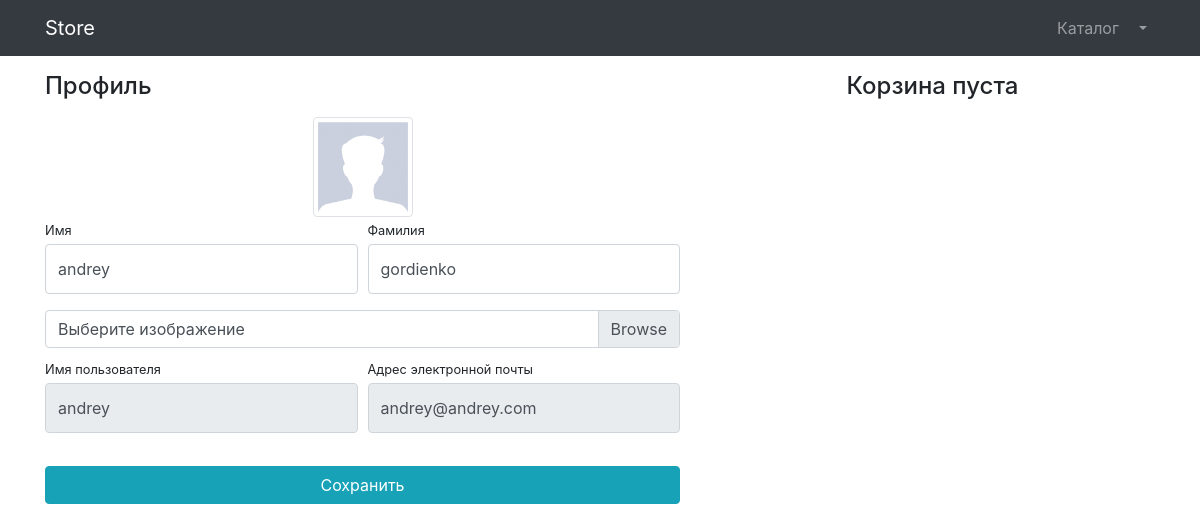
The page /users/profile/ (signed in) on the database as committed earlier.
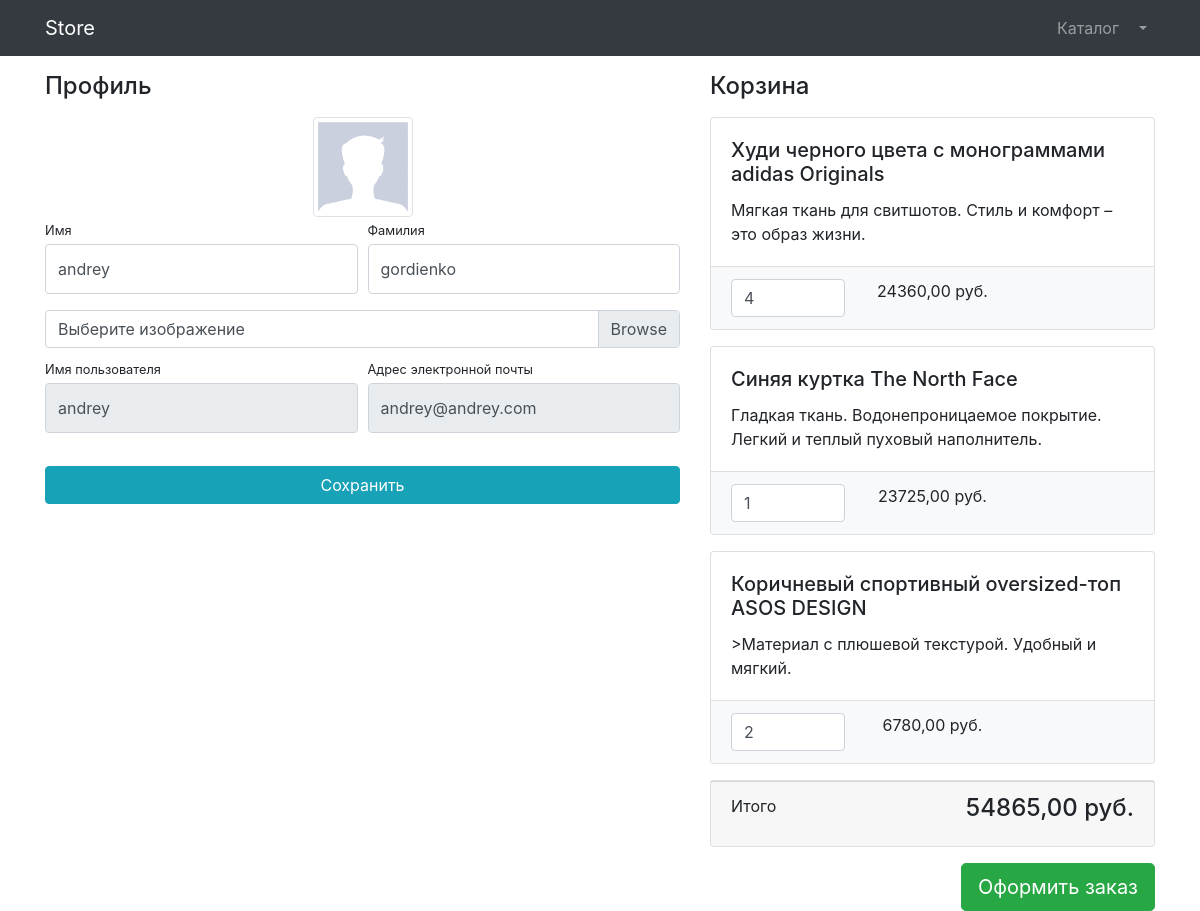
The same page on the database as committed later.
### products/models.py (models this page shows, shortened)
class Basket(models.Model):
    user = models.ForeignKey(to=User, on_delete=models.CASCADE)
    product = models.ForeignKey(to=Product, on_delete=models.CASCADE)
    quantity = models.PositiveIntegerField(default=0)
    created_timestamp = models.DateTimeField(auto_now_add=True)
    def sum(self):
        return self.product.price * self.quantity

class Product(models.Model):
    name = models.CharField(max_length=256)
    description = models.TextField()
    price = models.DecimalField(max_digits=8, decimal_places=2)
    quantity = models.PositiveIntegerField(default=0)
    image = models.ImageField(upload_to='products_images', null=True, blank=True)
    stripe_product_price_id = models.CharField(max_length=128, null=True, blank=True)
    category = models.ForeignKey(to=ProductCategory, on_delete=models.CASCADE)

### users/views.py (the view)
# urls.py: path('profile/', profile, name='profile'),
def profile(request):
    if request.method == 'POST':
        form = UserProfileForm(instance=request.user, data=request.POST, files=request.FILES)
        if form.is_valid():
            form.save()
            return HttpResponseRedirect(reverse('users:profile'))
    else:
        form = UserProfileForm(instance=request.user)
    baskets = Basket.objects.filter(user=request.user)
    total_sum = 0
    total_quantity = 0
    for basket in baskets:
        total_sum = total_sum + basket.sum()
        total_quantity = total_quantity + basket.quantity
    context = {'title': 'Store - Профиль',
               'form':form,
               'baskets': baskets,
               'total_sum': total_sum,
               'total_quantity': total_quantity,
               }
    return render(request, 'users/profile.html', context)

### users/forms.py
class UserProfileForm(UserChangeForm):
    first_name = forms.CharField(widget=forms.TextInput(attrs={'class': 'form-control py-4'}))
    last_name = forms.CharField(widget=forms.TextInput(attrs={'class': 'form-control py-4'}))
    image = forms.ImageField(widget=forms.FileInput(attrs={'class': 'custom-file-input'}), required=False)
    username = forms.CharField(widget=forms.TextInput(attrs={'class': 'form-control py-4', 'readonly': True}))
    email = forms.CharField(widget=forms.TextInput(attrs={'class': 'form-control py-4', 'readonly': True}))
    class Meta:
        model = User
        fields = ('first_name', 'last_name', 'image', 'username', 'email')

### templates/users/profile.html (shortened to what this page needs)
{% extends 'products/base.html' %}
{% load static %}
{% block css %}
    <link href="{% static 'vendor/css/profile.css' %}" rel="stylesheet">
{% endblock %}
{% block content %}
    <div class="container">
        <div class="row">
            <div class="col-lg-7">
                <h4 class="mt-3 mb-3">Профиль</h4>
                <div class="col-lg-12 text-center">
                    <img width="100" height="100"
                         src="{% if user.image %} {{ user.image.url }} {% else %} {% static 'vendor/img/users/default_avatar.jpg' %} {% endif %}"
                         class="img-thumbnail">
                </div>
                <form action="{% url 'users:profile' %}" method="post" enctype="multipart/form-data">
                    <div class="form-row">
                        <div class="col-lg-6">
                            <div class="form-group">
                                <label class="small mb-1" for="{{ form.first_name.id_for_label }}">Имя</label>
                                {{ form.first_name }}
                            </div>
                        </div>
                        <div class="col-lg-6">
                            <div class="form-group">
                                <label class="small mb-1" for="{{ form.last_name.id_for_label }}">Фамилия</label>
                                {{ form.last_name }}
                            </div>
                        </div>
                    </div>
                    <div class="form-row mb-2">
                        <div class="col-lg-12">
                            <div class="custom-file">
                                <label class="custom-file-label" for="{{ form.image.id_for_label }}">
                                    Выберите изображение
                                </label>
                            </div>
                        </div>
                    </div>
                    <div class="form-row">
                        <div class="col-lg-6">
                            <label class="small mb-1" for="{{ form.username.id_for_label }}">Имя пользователя</label>
                            {{ form.username }}
                        </div>
                        <div class="col-lg-6">
                            <label class="small mb-1" for="{{ form.email.id_for_label }}">
                                Адрес электронной почты
                            </label>
                            {{ form.email }}
                        </div>
                    </div>
                    <div class="form-row">
                        <div class="col-lg-12" style="margin-top: 33px;">
                            <input class="btn btn-info btn-block" type="submit" value="Сохранить">
                        </div>
                    </div>
                </form>
            </div>
             <div class="col-lg-5">
                {% include 'products/baskets.html' %}
            </div>
        </div>
    </div>
{% endblock %}

### templates/products/baskets.html (shortened to what this page needs)
{% if baskets %}
    <h4 class="mt-3 mb-3 d-flex justify-content-between align-items-center mb-3">
        Корзина
    </h4>
    {% for basket in baskets %}
        <div class="card mb-3">
            <div class="card-body">
                <h5 class="card-title">{{ basket.product.name }}</h5>
                <p class="card-text">{{ basket.product.description }}</p>
            </div>
            <ul class="list-group list-group-flush">
                <li class="list-group-item bg-light">
                    <div class="row text-center">
                        <div class="col-lg-4">
                            <input name="basketID" type="number" class="form-control"
                                   value="{{ basket.quantity }}" min="0">
                        </div>
                        <div class="col-lg-4">{{ basket.sum }} руб.</div>
                        <div class="col-lg-4">
                        </div>
                    </div>
                </li>
            </ul>
        </div>
    {% endfor %}
    <div class="card mb-3">
        <div class="card-footer">
            <p class="float-left">Итого</p>
            <h4 class="float-right">{{ total_sum }} руб.</h4>
        </div>
    </div>
    <a class="btn btn-success btn-lg float-right" href="#">
        Оформить заказ
    </a>
{% else %}
    <h4 class="mt-3 mb-3 text-center">
        Корзина пуста
    </h4>
{% endif %}

Rows that differ between the two databases and show on the page:
added Basket: product.name "Худи черного цвета с монограммами adidas Originals", product.description "Мягкая ткань для свитшотов. Стиль и комфорт – это образ жизни.", basketID "4", sum "24360,00"
added Basket: product.name "Синяя куртка The North Face", product.description "Гладкая ткань. Водонепроницаемое покрытие. Легкий и теплый пуховый наполнитель.", basketID "1", sum "23725,00"
added Basket: product.name "Коричневый спортивный oversized-топ ASOS DESIGN", product.description ">Материал с плюшевой текстурой. Удобный и мягкий.", basketID "2", sum "6780,00"
Other text that changed with them:
{{ total_sum }}: (not shown) → "54865,00"
text no longer shown: "Корзина пуста"
text now shown: "Корзина Итого руб. Оформить заказ"
